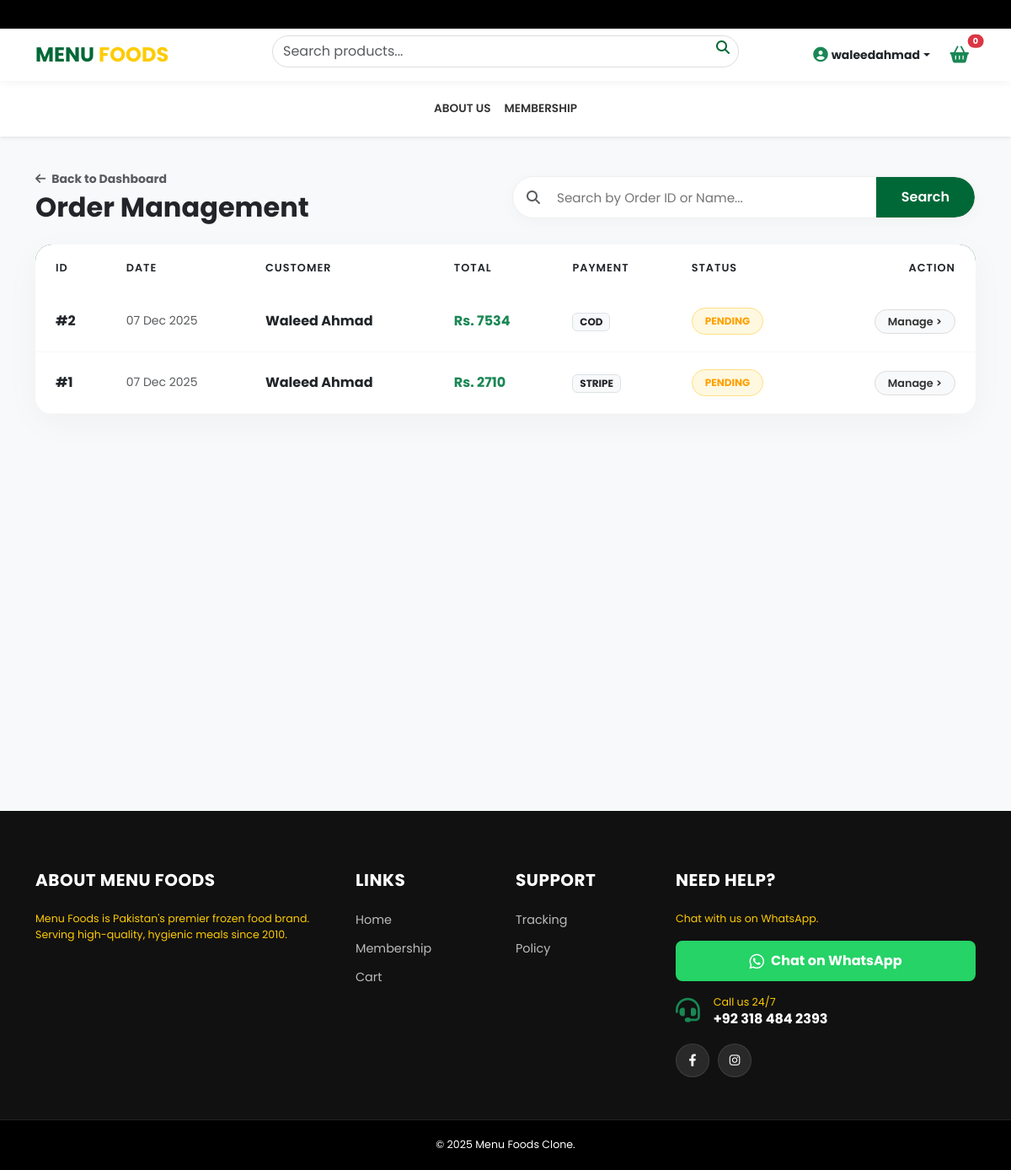
The app's page /portal/orders/ (signed in), older data.
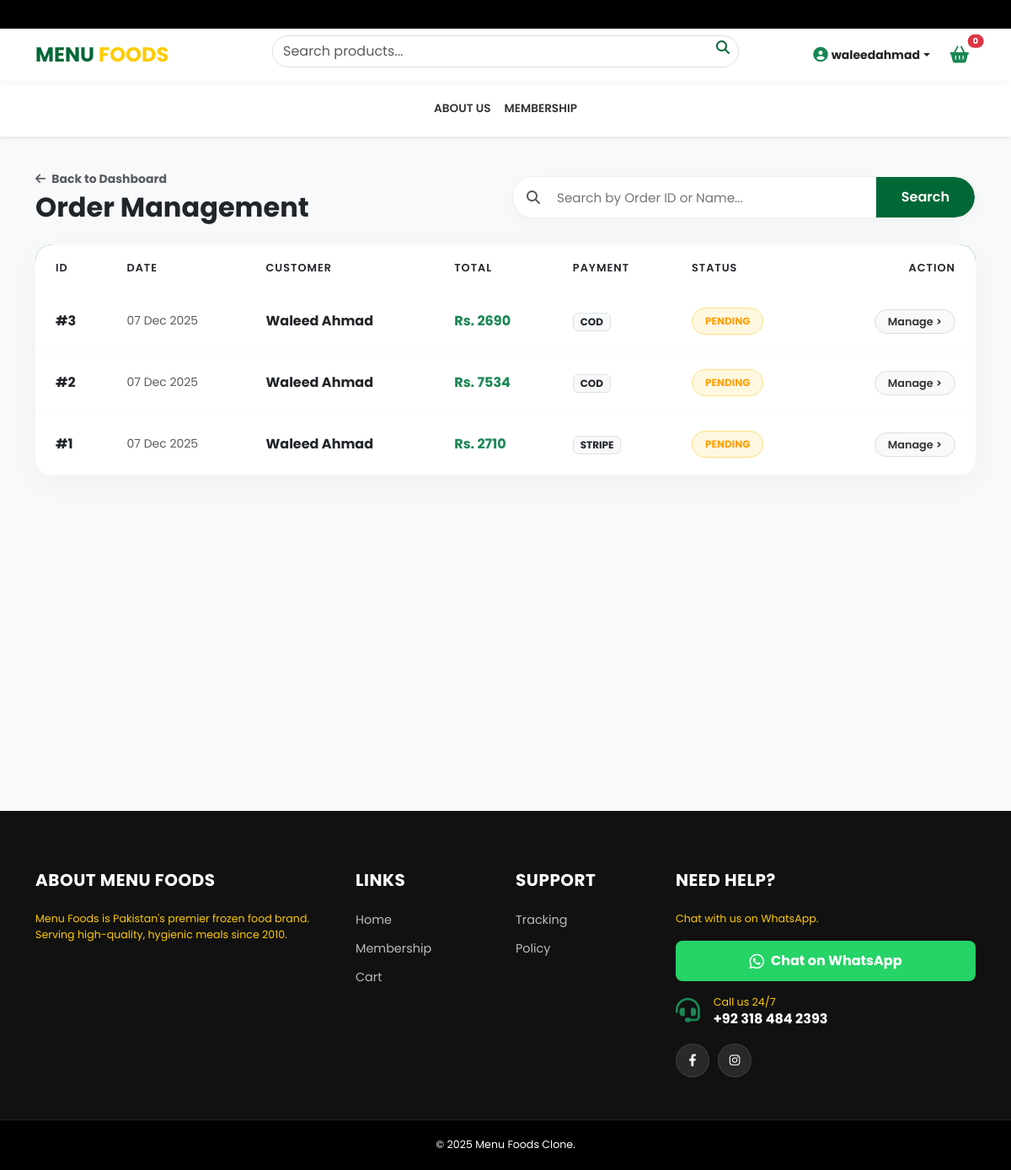
The same page, newer data.
### orders/models.py (models this page shows, shortened)
class Order(models.Model):
    STATUS_CHOICES = (('Pending','Pending'),('Confirmed','Confirmed'),('Dispatch','Dispatch'),('Delivered','Delivered'),('Return','Return'),('Cancel','Cancel'))
    user = models.ForeignKey(User, on_delete=models.SET_NULL, null=True, blank=True)
    first_name = models.CharField(max_length=50); last_name = models.CharField(max_length=50)
    email = models.EmailField(); phone = models.CharField(max_length=20)
    address = models.TextField(); city = models.CharField(max_length=50)
    payment_method = models.CharField(max_length=20, default='cod')
    total_amount = models.DecimalField(max_digits=10, decimal_places=2)
    created_at = models.DateTimeField(auto_now_add=True)
    is_paid = models.BooleanField(default=False)
    status = models.CharField(max_length=20, choices=STATUS_CHOICES, default='Pending')

### custom_admin/views.py (the view)
# urls.py: path('orders/', views.admin_all_orders, name='admin_all_orders'),
@user_passes_test(is_admin)
def admin_all_orders(request):
    q = request.GET.get('q')
    orders = Order.objects.all().order_by('-created_at')
    if q:
        orders = orders.filter(Q(id__icontains=q)|Q(first_name__icontains=q))
    return render(request, 'custom_admin/all_orders.html', {'orders': orders})

### custom_admin/views.py (called while the page is built)
def is_admin(u): return u.is_superuser

### orders/context_processors.py (called while the page is built)
def cart_count(request):
    cart = request.session.get('cart', {})
    return {'cart_item_count': sum(cart.values())}

### templates/custom_admin/all_orders.html (shortened to what this page needs)
{% extends 'store/base.html' %}
{% block content %}
<div class="admin-bg">
    <div class="container">
        <div class="row align-items-center mb-4 g-3">
            <div class="col-md-6"><a href="{% url 'admin_dashboard' %}" class="text-decoration-none text-muted fw-bold small mb-1 d-block"><i class="fas fa-arrow-left me-1"></i> Back to Dashboard</a><h2 class="fw-bold text-dark m-0">Order Management</h2></div>
            <div class="col-md-6"><form method="GET" class="admin-search-card"><i class="fas fa-search text-muted ms-3"></i><input type="text" name="q" class="admin-search-input" placeholder="Search by Order ID or Name..." value="{{ query|default:'' }}"><button type="submit" class="admin-search-btn">Search</button></form></div>
        </div>
        <div class="table-container d-none d-md-block">
            <div class="table-responsive">
                <table class="table mb-0">
                    <thead class="table-header">
                        <tr>
                            <th class="ps-4">ID</th><th>Date</th><th>Customer</th><th>Total</th><th>Payment</th><th>Status</th><th class="text-end pe-4">Action</th>
                        </tr>
                    </thead>
                    <tbody>
                        {% for order in orders %}
                        <tr class="table-row">
                            <td class="ps-4 fw-bold text-dark">#{{ order.id }}</td>
                            <td class="small text-muted">{{ order.created_at|date:"d M Y" }}</td>
                            <td><span class="fw-bold text-dark">{{ order.first_name }} {{ order.last_name }}</span></td>
                            <td class="fw-bold text-success">Rs. {{ order.total_amount|floatformat:0 }}</td>
                            <td><span class="badge bg-light text-dark border text-uppercase">{{ order.payment_method }}</span></td>
                            <td><span class="status-badge status-{{ order.status }}">{{ order.status }}</span></td>
                            <td class="text-end pe-4"><a href="{% url 'admin_order_detail' order.id %}" class="btn-action">Manage ></a></td>
                        </tr>
                        {% empty %}<tr><td colspan="7" class="text-center py-5 text-muted">No orders found.</td></tr>
                        {% endfor %}
                    </tbody>
                </table>
            </div>
        </div>
    </div>
</div>
{% endblock %}

### templates/store/base.html (shortened to what this page needs)
{% load static %}
<!DOCTYPE html>
<html lang="en">
<head>
    <link href="https://cdn.jsdelivr.net/npm/bootstrap@5.3.0/dist/css/bootstrap.min.css" rel="stylesheet">
    <link rel="stylesheet" href="https://cdnjs.cloudflare.com/ajax/libs/font-awesome/6.4.0/css/all.min.css">
    <link rel="stylesheet" href="https://cdnjs.cloudflare.com/ajax/libs/viewerjs/1.11.3/viewer.min.css">
</head>
<body>
    <div class="top-bar"><div class="marquee-text">Order now for fresh stock! Deliveries might be slightly delayed. | Call us 24/7 at +92 318 484 2393 | Free Delivery for Members!</div></div>
    <div class="main-header sticky-top">
        <div class="container">
            <div class="row align-items-center g-2">
                <div class="col-6 col-lg-3 d-flex align-items-center">
                    <a href="{% url 'home' %}" class="text-decoration-none">
                        <h4 class="m-0 fw-bold" style="color: var(--primary-green);">MENU <span style="color: var(--accent-yellow);">FOODS</span></h4>
                    </a>
                </div>
                <div class="col-6 col-lg-3 text-end d-flex align-items-center justify-content-end order-lg-3 mobile-actions gap-3">
                    {% if user.is_authenticated %}
                        <div class="dropdown">
                            <a class="text-dark text-decoration-none small fw-bold dropdown-toggle d-flex align-items-center" href="#" data-bs-toggle="dropdown">
                                <span class="d-none d-lg-inline">{{ user.username }}</span>
                            </a>
                        </div>
                    {% else %}
                        <a href="{% url 'login' %}" class="text-dark small fw-bold"><i class="fas fa-user me-1"></i> Login</a>
                    {% endif %}
                    <a href="{% url 'cart_page' %}" class="btn btn-outline-success rounded-pill position-relative border-0 fw-bold p-1 px-2">
                        <i class="fas fa-shopping-basket fa-lg"></i>
                        <span id="cart-badge" class="position-absolute top-0 start-100 translate-middle badge rounded-pill bg-danger" style="font-size: 0.6rem;">{{ cart_item_count|default:"0" }}</span>
                    </a>
                </div>
                <div class="col-12 col-lg-6 order-lg-2 mt-2 mt-lg-0">
                    <form class="search-box d-flex position-relative" action="{% url 'search' %}" method="GET">
                        <input class="form-control search-input" type="search" name="q" placeholder="Search products..." value="{{ request.GET.q }}">
                        <button class="search-btn" type="submit"><i class="fas fa-search"></i></button>
                    </form>
                </div>
            </div>
        </div>
    </div>
    <nav class="navbar navbar-expand-lg navbar-custom shadow-sm bg-white d-none d-lg-block">
        <div class="container justify-content-center">
            <ul class="navbar-nav">
                <li class="nav-item"><a class="nav-link" href="{% url 'about' %}">ABOUT US</a></li>
                <li class="nav-item"><a class="nav-link" href="{% url 'membership' %}">MEMBERSHIP</a></li>
            </ul>
        </div>
    </nav>
    <div style="flex: 1;">{% block content %}{% endblock %}</div>
    <footer>
        <div class="container">
            <div class="row g-4">
                <div class="col-lg-4 col-md-6">
                    <h5 class="text-white">About Menu Foods</h5>
                    <p class="small mb-4" style="color: var(--accent-yellow);">
                        Menu Foods is Pakistan's premier frozen food brand. Serving high-quality, hygienic meals since 2010.
                    </p>
                </div>
                <div class="col-lg-2 col-md-6 col-6">
                    <h5>Links</h5>
                    <ul>
                        <li><a href="{% url 'home' %}">Home</a></li>
                        <li><a href="{% url 'membership' %}">Membership</a></li>
                        <li><a href="{% url 'cart_page' %}">Cart</a></li>
                    </ul>
                </div>
                <div class="col-lg-2 col-md-6 col-6">
                    <h5>Support</h5>
                    <ul>
                        <li><a href="{% url 'my_orders' %}">Tracking</a></li>
                        <li><a href="{% url 'about' %}">Policy</a></li>
                    </ul>
                </div>
                <div class="col-lg-4 col-md-6">
                    <h5>Need Help?</h5>
                    <p class="small mb-3" style="color: var(--accent-yellow);">Chat with us on WhatsApp.</p>
                    <a href="https://wa.me/923184842393" target="_blank" class="btn w-100 mb-3 d-flex align-items-center justify-content-center" style="background-color: #25D366; color: white; font-weight: bold; border:none; padding: 12px; border-radius: 8px;">
                        <i class="fab fa-whatsapp fa-lg me-2"></i> Chat on WhatsApp
                    </a>
                    <div class="d-flex align-items-center mb-3">
                        <i class="fas fa-headset fa-2x text-success me-3"></i>
                        <div>
                            <p class="mb-0 small" style="color: var(--accent-yellow);">Call us 24/7</p>
                            <h6 class="text-white fw-bold m-0">+92 318 484 2393</h6>
                        </div>
                    </div>
                    <div class="footer-social">
                        <a href="https://web.facebook.com/profile.php?id=61584493205748" target="_blank"><i class="fab fa-facebook-f"></i></a>
                        <a href="#" target="_blank"><i class="fab fa-instagram"></i></a>
                    </div>
                </div>
            </div>
        </div>
        <div class="footer-bottom">
            <div class="container text-center">
                <p class="mb-0 small text-white">&copy; 2025 Menu Foods Clone.</p>
            </div>
        </div>
    </footer>
</body>
</html>

### templates/store/base.html (style rules this page uses)
:root { --primary-green: #006837; --accent-yellow: #fecb00; --light-bg: #f8f9fa; }
body { font-family: 'Poppins', sans-serif; background-color: var(--light-bg); display: flex; flex-direction: column; min-height: 100vh; }
.top-bar { background-color: #000; color: #fff; font-size: 0.75rem; padding: 8px 0; overflow: hidden; white-space: nowrap; }
.marquee-text { display: inline-block; padding-left: 100%; animation: marquee 15s linear infinite; }
.main-header { background-color: #fff; padding: 15px 0; box-shadow: 0 2px 10px rgba(0,0,0,0.05); }
.search-input { border-radius: 50px; padding-right: 40px; border: 1px solid #ddd; }
.search-btn { position: absolute; right: 5px; top: 2px; background: none; border: none; color: var(--primary-green); }
.navbar-custom .nav-link { color: #333; font-weight: 600; font-size: 0.85rem; padding: 15px 15px; transition: 0.3s; }
footer { background-color: #111; color: #bbb; margin-top: auto; padding-top: 70px; font-size: 0.9rem; }
footer h5 { color: #fff; font-weight: 700; margin-bottom: 25px; text-transform: uppercase; letter-spacing: 0.5px; }
footer ul { list-style: none; padding: 0; }
footer ul li { margin-bottom: 12px; }
footer ul li a { color: #bbb; text-decoration: none; transition: 0.3s; }
.footer-social { display: flex; gap: 10px; margin-top: 20px; }
.footer-social a { display: flex; width: 40px; height: 40px; background: rgba(255, 255, 255, 0.1); color: #fff !important; align-items: center; justify-content: center; border-radius: 50%; text-decoration: none; transition: all 0.3s ease; border: 1px solid rgba(255, 255, 255, 0.1); }
.footer-bottom { background: #000; padding: 20px 0; margin-top: 50px; border-top: 1px solid #222; }

### templates/custom_admin/all_orders.html (style rules this page uses)
.admin-bg { background-color: #f8f9fa; min-height: 100vh; padding: 40px 0; }
.admin-search-card { background: #fff; border-radius: 50px; padding: 0; box-shadow: 0 5px 20px rgba(0,0,0,0.03); display: flex; align-items: center; border: 1px solid #eee; width: 100%; height: 50px; overflow: hidden; position: relative; }
.admin-search-input { border: none; padding: 0 20px; height: 100%; width: 100%; flex-grow: 1; outline: none; background: transparent; font-size: 0.95rem; color: #333; margin: 0; }
.admin-search-btn { background-color: #006837; color: white; border: none; border-radius: 0 50px 50px 0; height: 100%; padding: 0 30px; font-weight: 600; transition: 0.3s; white-space: nowrap; display: flex; align-items: center; justify-content: center; margin: 0; cursor: pointer; }
.table-container { background: #fff; border-radius: 20px; box-shadow: 0 10px 40px rgba(0,0,0,0.04); overflow: hidden; border: none; margin-top: 20px; }
.table-header { background-color: #006837; color: white; text-transform: uppercase; font-size: 0.8rem; letter-spacing: 1px; }
.table-header th { padding: 18px; font-weight: 600; border: none; }
.table-row td { padding: 20px 18px; vertical-align: middle; border-bottom: 1px solid #f9f9f9; color: #555; }
.status-badge { padding: 6px 15px; border-radius: 30px; font-size: 0.75rem; font-weight: 700; text-transform: uppercase; display: inline-block; }
.status-Pending { background-color: #fff8e1; color: #ffa000; border: 1px solid #ffe082; }
.btn-action { background-color: #f8f9fa; color: #333; border: 1px solid #ddd; padding: 5px 15px; border-radius: 20px; font-size: 0.8rem; font-weight: 600; text-decoration: none; }

Row changes from the older to the newer data that the page shows:
added Order: id "3", created_at "07 Dec 2025", first_name "Waleed", last_name "Ahmad", total_amount "2690", payment_method "COD", status "PENDING"
